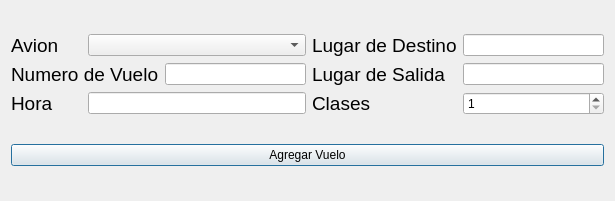
<?xml version="1.0" encoding="UTF-8"?>
<ui version="4.0">
 <class>CrearVuelo</class>
 <widget class="QDialog" name="CrearVuelo">
  <property name="geometry">
   <rect>
    <x>0</x>
    <y>0</y>
    <width>615</width>
    <height>201</height>
   </rect>
  </property>
  <property name="windowTitle">
   <string>Dialog</string>
  </property>
  <layout class="QGridLayout" name="gridLayout_2">
   <item row="0" column="0">
    <layout class="QGridLayout" name="gridLayout">
     <item row="0" column="0">
      <widget class="QLabel" name="label_2">
       <property name="font">
        <font>
         <pointsize>14</pointsize>
        </font>
       </property>
       <property name="text">
        <string>Avion</string>
       </property>
      </widget>
     </item>
     <item row="2" column="4">
      <widget class="QSpinBox" name="sp_clases">
       <property name="minimum">
        <number>1</number>
       </property>
       <property name="maximum">
        <number>5</number>
       </property>
      </widget>
     </item>
     <item row="0" column="3">
      <widget class="QLabel" name="label_5">
       <property name="font">
        <font>
         <pointsize>14</pointsize>
        </font>
       </property>
       <property name="text">
        <string>Lugar de Destino</string>
       </property>
      </widget>
     </item>
     <item row="2" column="3">
      <widget class="QLabel" name="label_6">
       <property name="font">
        <font>
         <pointsize>14</pointsize>
        </font>
       </property>
       <property name="text">
        <string>Clases</string>
       </property>
      </widget>
     </item>
     <item row="2" column="1" colspan="2">
      <widget class="QLineEdit" name="tf_hora"/>
     </item>
     <item row="0" column="4">
      <widget class="QLineEdit" name="tf_destino"/>
     </item>
     <item row="2" column="0">
      <widget class="QLabel" name="label_4">
       <property name="font">
        <font>
         <pointsize>14</pointsize>
        </font>
       </property>
       <property name="text">
        <string>Hora</string>
       </property>
      </widget>
     </item>
     <item row="1" column="3">
      <widget class="QLabel" name="label">
       <property name="font">
        <font>
         <pointsize>14</pointsize>
        </font>
       </property>
       <property name="text">
        <string>Lugar de Salida</string>
       </property>
      </widget>
     </item>
     <item row="1" column="2">
      <widget class="QLineEdit" name="tf_numeroVuelo"/>
     </item>
     <item row="1" column="4">
      <widget class="QLineEdit" name="tf_salida"/>
     </item>
     <item row="1" column="0" colspan="2">
      <widget class="QLabel" name="label_3">
       <property name="font">
        <font>
         <pointsize>14</pointsize>
        </font>
       </property>
       <property name="text">
        <string>Numero de Vuelo</string>
       </property>
      </widget>
     </item>
     <item row="0" column="1" colspan="2">
      <widget class="QComboBox" name="comboBox"/>
     </item>
    </layout>
   </item>
   <item row="1" column="0">
    <widget class="QPushButton" name="pushButton">
     <property name="text">
      <string>Agregar Vuelo</string>
     </property>
    </widget>
   </item>
  </layout>
 </widget>
 <resources/>
 <connections/>
</ui>
